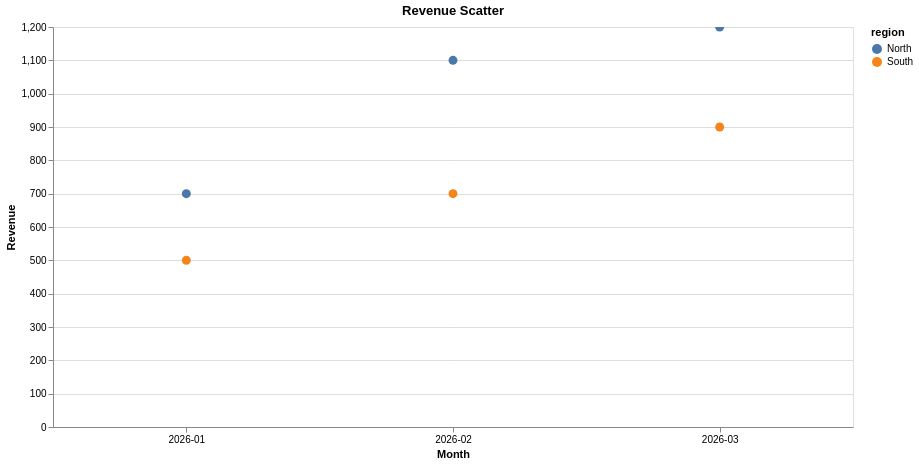

Vega-Lite specification for this chart:
### Vega-Lite specification from a JSON file in a GitHub repository (floating-point values rounded to 4 significant figures)
{"config": {"view": {"continuousWidth": 300, "continuousHeight": 300, "stroke": "#d9e2ec"}}, "data": {"name": "data-dff254c0d1a3dfaa6738405b2a7f34e8"}, "mark": {"type": "circle", "size": 80}, "encoding": {"color": {"field": "region", "type": "nominal"}, "opacity": {"condition": {"param": "param_8a39bdd63d0ff06d", "value": 1}, "value": 0.2}, "tooltip": [{"field": "month", "type": "nominal"}, {"field": "revenue", "type": "quantitative"}, {"field": "region", "type": "nominal"}], "x": {"axis": {"labelAngle": 0}, "field": "month", "title": "Month", "type": "nominal"}, "y": {"field": "revenue", "title": "Revenue", "type": "quantitative"}}, "height": 400, "params": [{"name": "param_8a39bdd63d0ff06d", "select": {"type": "point", "fields": ["region"]}, "bind": "legend"}, {"name": "param_1e9efca18e7a2868", "select": {"type": "interval", "encodings": ["x", "y"]}, "bind": "scales"}], "title": "Revenue Scatter", "width": 800, "$schema": "https://vega.github.io/schema/vega-lite/v6.4.1.json", "datasets": {"data-dff254c0d1a3dfaa6738405b2a7f34e8": [{"month": "2026-01", "revenue": 500.0, "region": "South"}, {"month": "2026-02", "revenue": 1100.0, "region": "North"}, {"month": "2026-02", "revenue": 700.0, "region": "South"}, {"month": "2026-01", "revenue": 700.0, "region": "North"}, {"month": "2026-03", "revenue": 900.0, "region": "South"}, {"month": "2026-03", "revenue": 1200.0, "region": "North"}]}}
